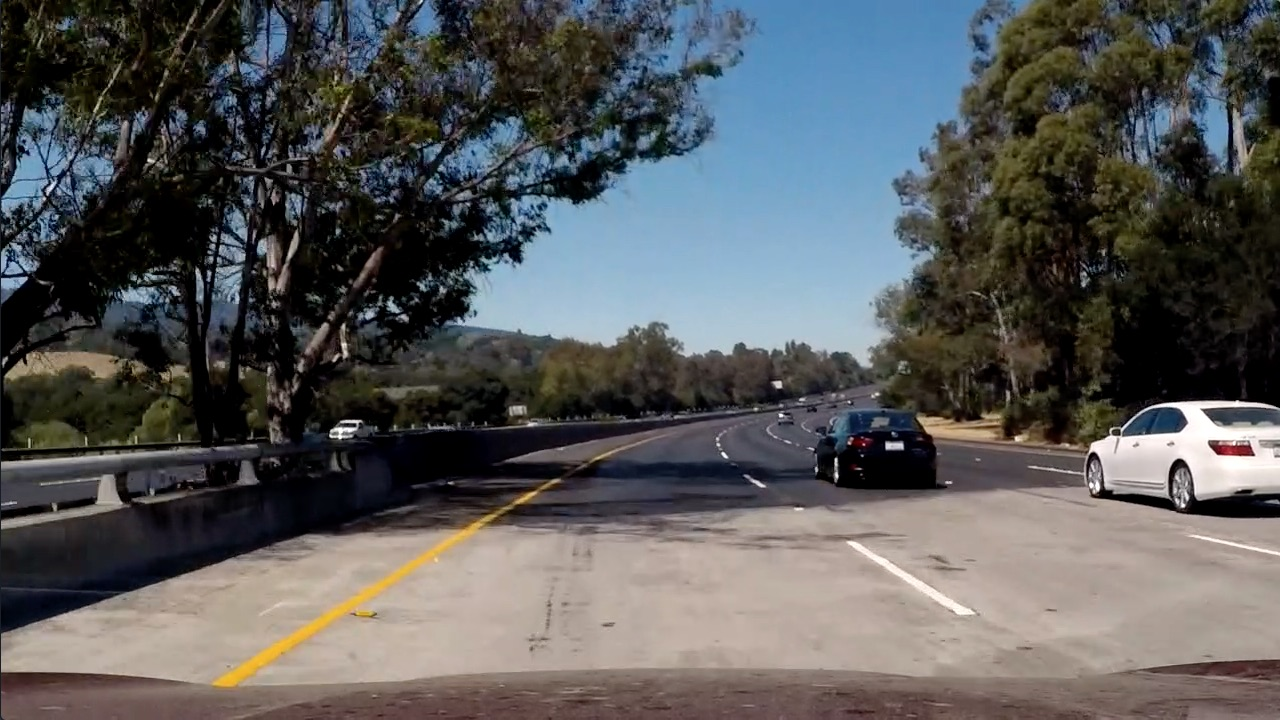
#> input picture test5.jpg, 1280 x 720 px
$ python search_from_prior.py
#> lines starting #> are read from the running program, lines starting #| are printed output that depends on the picture; after the words box and inside, x2 and y2 are one past the last pixel; in counts of white or black regions, pixels touching at a corner belong together
### change_prespective.py
import cv2
import numpy as np
import cv2 as cv
import matplotlib.pyplot as plt
import matplotlib

matplotlib.use('TkAgg')


def warp(img, src_points, desired_points):
    img_size = (img.shape[1], img.shape[0])
    src = np.float32(src_points)
    dst = np.float32(desired_points)
    trasnfer_matrice = cv2.getPerspectiveTransform(src, dst)
    warped = cv.warpPerspective(img, trasnfer_matrice, img_size, flags=cv.INTER_LINEAR)
    return warped


def abs_sobel_thresh(img, orient='x', sobel_kernel=3, thresh=(0, 255)):
    gray = cv.cvtColor(img, cv.COLOR_BGR2GRAY)
    if orient == 'x':
        _sobel = cv.Sobel(gray, cv.CV_64F, 1, 0, ksize=sobel_kernel)
    else:
        _sobel = cv.Sobel(gray, cv.CV_64F, 0, 1, ksize=sobel_kernel)
    abs_sobel = np.absolute(_sobel)
    scaled_sobel = np.uint8(255 * abs_sobel / np.max(abs_sobel))
    s_binary = np.zeros_like(scaled_sobel)
    s_binary[(scaled_sobel > thresh[0]) & (scaled_sobel < thresh[1])] = 1
    return s_binary


def mag_thresh(img, sobel_kernel=3, thresh_mag=(0, 255)):
    gray = cv.cvtColor(img, cv.COLOR_BGR2GRAY)
    x_sobel = cv.Sobel(gray, cv.CV_64F, 1, 0, ksize=sobel_kernel)
    y_sobel = cv.Sobel(gray, cv.CV_64F, 0, 1, ksize=sobel_kernel)
    abs_sobelx = np.absolute(x_sobel)
    abs_sobely = np.absolute(y_sobel)
    magnitude = np.sqrt(np.square(abs_sobelx) + np.square(abs_sobely))
    scaled_magnitude = np.uint8(255 * magnitude / np.max(magnitude))
    s_binary = np.zeros_like(scaled_magnitude)
    s_binary[(scaled_magnitude >= thresh_mag[0]) & (scaled_magnitude <= thresh_mag[1])] = 1
    return s_binary


def dir_thresh(img, sobel_kernel=3, thresh_=(0, np.pi / 2)):
    gray = cv.cvtColor(img, cv.COLOR_BGR2GRAY)
    x_sobel = cv.Sobel(gray, cv.CV_64F, 1, 0, ksize=sobel_kernel)
    y_sobel = cv.Sobel(gray, cv.CV_64F, 0, 1, ksize=sobel_kernel)
    abs_sobelx = np.absolute(x_sobel)
    abs_sobely = np.absolute(y_sobel)
    direction = np.arctan2(abs_sobely, abs_sobelx)
    s_binary = np.zeros_like(direction)
    s_binary[(direction >= thresh_[0]) & (direction <= thresh_[1])] = 1
    return s_binary


def hls_select(_image, thresh=(0, 255)):
    hls = cv.cvtColor(_image, cv.COLOR_BGR2HLS)
    s_channel = hls[:, :, 2]
    binary_output = np.zeros_like(s_channel)
    binary_output[(s_channel >= thresh[0]) & (s_channel <= thresh[1])] = 1
    return binary_output


def binarization(img):
    gradx = abs_sobel_thresh(img, 'x', 5, (40, 100))
    grady = abs_sobel_thresh(img, 'y', 5, (40, 100))
    mag_binary = mag_thresh(img, 5, (40, 100))
    dir_binary = dir_thresh(img, 13, (0.7, 1.3))
    HLS = hls_select(img, (110, 255))
    combined = np.zeros_like(dir_binary)
    combined[((gradx == 1) & (grady == 1)) | ((mag_binary == 1) & (dir_binary == 1)) | HLS == 1] = 1
    return combined

# [38 lines of commented-out code are left out]

### search_from_prior.py
#########################################################################
import matplotlib.pyplot as plt
from change_prespective import*

image = cv.imread(r'test5.jpg')
#> image is the input picture: shape (720, 1280, 3); mean B, G, R 89.8, 89.3, 88.5

source_points = [[735, 475], [1120, 720], [180, 720], [555, 475]]
destination_points = [[1000, 0], [1000, 720], [250, 720], [250, 0]]

binarized_image = binarization(image)
#> in binarization, `gradx = abs_sobel_thresh(img, 'x', 5, (40, 100))`:
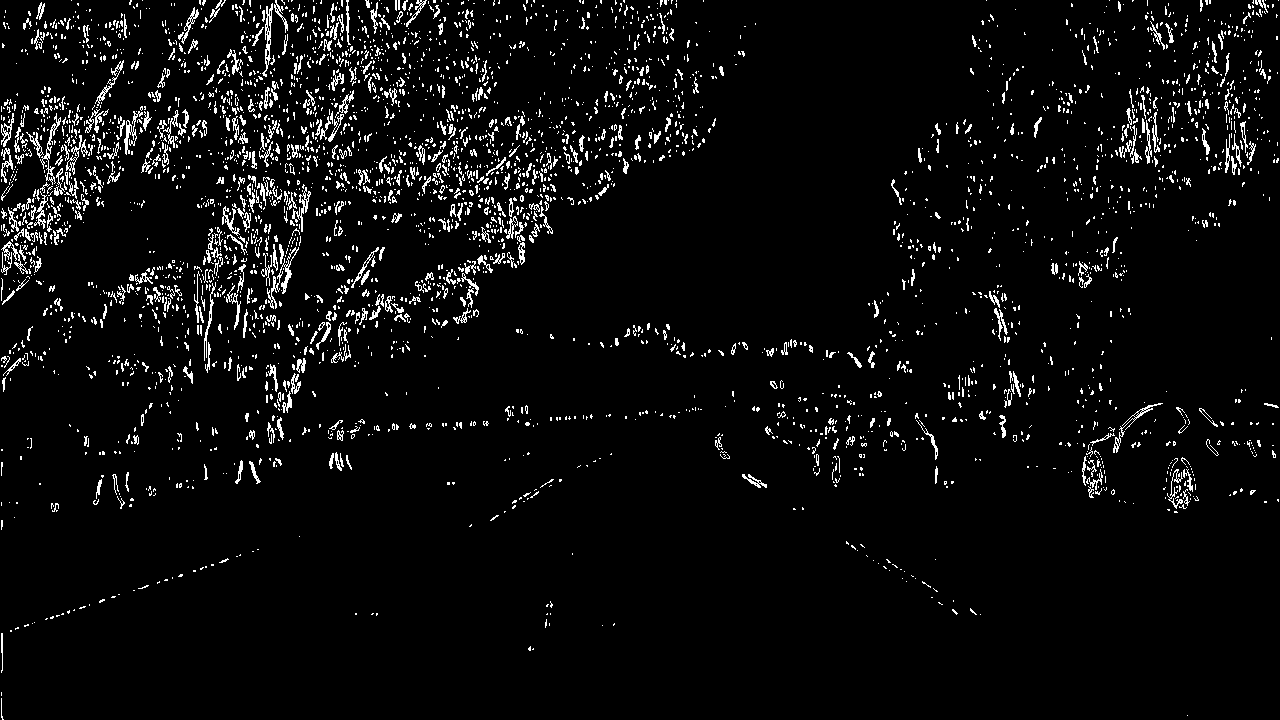
#> gradx: shape (720, 1280); values 0 (black) and 1 (white), 4.8% white in thin lines or dots
#> in hls_select, `s_channel = hls[:, :, 2]`:
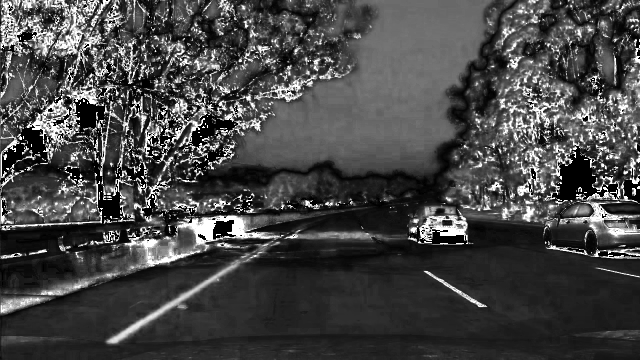
#> s_channel: shape (720, 1280) (shown at 1/2 size); min 0, max 255, mean 70.1
#> binarized_image: shape (720, 1280) float64; values 0 (black) and 1 (white), 20.7% white; 4897 white regions (4203 under 20 px), largest, box (x1, y1, x2, y2) and area: (712, 26, 956, 208) 25786, (0, 0, 210, 226) 12488, (247, 429, 568, 546) 10299
warped_binary = warp(binarized_image, source_points, destination_points)
# cv.imshow('warped binary image', warped_binary)
# cv.waitKey(0)
#########################################################################

# Polynomial fit values from the previous frame
# Make sure to grab the actual values from the previous step in your project!
left_fit = np.array([-3.17896222e-06, -3.84665041e-02,  2.66067728e+02])
right_fit = np.array([-4.65264420e-04,  2.99227551e-01,  1.00540351e+03])


def fit_poly(img_shape, leftx, lefty, rightx, righty):
    ### TO-DO: Fit a second order polynomial to each with np.polyfit() ###
    left_fit = np.polyfit(lefty, leftx, 2)
    right_fit = np.polyfit(righty, rightx, 2)
    # Generate x and y values for plotting
    ploty = np.linspace(0, img_shape[0] - 1, img_shape[0])
    ### TO-DO: Calc both polynomials using ploty, left_fit and right_fit ###
    left_fitx = left_fit[0] * ploty ** 2 + left_fit[1] * ploty + left_fit[2]
    right_fitx = right_fit[0] * ploty ** 2 + right_fit[1] * ploty + right_fit[2]

    return left_fitx, right_fitx, ploty


def search_around_poly(binary_warped):
    # HYPERPARAMETER
    # Choose the width of the margin around the previous polynomial to search
    # The quiz grader expects 100 here, but feel free to tune on your own!
    margin = 80

    # Grab activated pixels
    nonzero = binary_warped.nonzero()
    nonzeroy = np.array(nonzero[0])
    nonzerox = np.array(nonzero[1])

    ### TO-DO: Set the area of search based on activated x-values ###
    ### within the +/- margin of our polynomial function ###
    ### Hint: consider the window areas for the similarly named variables ###
    ### in the previous quiz, but change the windows to our new search area ###
    left_lane_inds = ((nonzerox > (left_fit[0] * (nonzeroy ** 2) + left_fit[1] * nonzeroy +
                                   left_fit[2] - margin)) & (nonzerox < (left_fit[0] * (nonzeroy ** 2) +
                                                                         left_fit[1] * nonzeroy + left_fit[
                                                                             2] + margin)))
    right_lane_inds = ((nonzerox > (right_fit[0] * (nonzeroy ** 2) + right_fit[1] * nonzeroy +
                                    right_fit[2] - margin)) & (nonzerox < (right_fit[0] * (nonzeroy ** 2) +
                                                                           right_fit[1] * nonzeroy + right_fit[
                                                                               2] + margin)))

    # Again, extract left and right line pixel positions
    leftx = nonzerox[left_lane_inds]
    lefty = nonzeroy[left_lane_inds]
    rightx = nonzerox[right_lane_inds]
    righty = nonzeroy[right_lane_inds]

    # Fit new polynomials
    left_fitx, right_fitx, ploty = fit_poly(binary_warped.shape, leftx, lefty, rightx, righty)

    ## Visualization ##
    # Create an image to draw on and an image to show the selection window
    out_img = np.dstack((binary_warped, binary_warped, binary_warped)) * 255
    window_img = np.zeros_like(out_img)
    # Color in left and right line pixels
    out_img[nonzeroy[left_lane_inds], nonzerox[left_lane_inds]] = [255, 0, 0]
    out_img[nonzeroy[right_lane_inds], nonzerox[right_lane_inds]] = [0, 0, 255]

    # Generate a polygon to illustrate the search window area
    # And recast the x and y points into usable format for cv2.fillPoly()
    left_line_window1 = np.array([np.transpose(np.vstack([left_fitx - margin, ploty]))])
    left_line_window2 = np.array([np.flipud(np.transpose(np.vstack([left_fitx + margin,
                                                                    ploty])))])
    left_line_pts = np.hstack((left_line_window1, left_line_window2))
    right_line_window1 = np.array([np.transpose(np.vstack([right_fitx - margin, ploty]))])
    right_line_window2 = np.array([np.flipud(np.transpose(np.vstack([right_fitx + margin,
                                                                     ploty])))])
    right_line_pts = np.hstack((right_line_window1, right_line_window2))

    # Draw the lane onto the warped blank image
    cv2.fillPoly(window_img, np.int_([left_line_pts]), (0, 255, 0))
    cv2.fillPoly(window_img, np.int_([right_line_pts]), (0, 255, 0))
    result = cv2.addWeighted(out_img, 1, window_img, 0.3, 0)

    # Plot the polynomial lines onto the image
    plt.plot(left_fitx, ploty, color='yellow')
    plt.plot(right_fitx, ploty, color='yellow')
    ## End visualization steps ##

    return result


# Run image through the pipeline
# Note that in your project, you'll also want to feed in the previous fits
result = search_around_poly(warped_binary)
#> in search_around_poly, `nonzero = binary_warped.nonzero()`: nonzero = 86822 positions, rows 0 to 719, columns 0 to 1279
#> in search_around_poly, `rightx = nonzerox[right_lane_inds]`: rightx = 17190 values, max 1126 at index 11934, min 926 at index 0, mean 1023.1
#> in search_around_poly, `righty = nonzeroy[right_lane_inds]`: righty = 17190 values from 0 to 688
#> in fit_poly, `left_fit = np.polyfit(lefty, leftx, 2)`: left_fit = [-1.8e-05, -0.031, 266.2]
#> in fit_poly, `right_fit = np.polyfit(righty, rightx, 2)`: right_fit = [-0.000538, 0.337, 1002.6]
#> in fit_poly, `left_fitx = left_fit[0] * ploty ** 2 + left_fit[1] * ploty + left_fit[2]`: left_fitx = 720 values, max 266.2 at index 0, min 234.6 at index 719, mean 252
#> in fit_poly, `right_fitx = right_fit[0] * ploty ** 2 + right_fit[1] * ploty + right_..`: right_fitx = 720 values, max 1055.2 at index 313, min 966.3 at index 719, mean 1030.8
#> in search_around_poly, `left_fitx, right_fitx, ploty = fit_poly(binary_warped.shape, leftx, le..`: ploty = 720 values from 0 to 719
#> in search_around_poly, `out_img[nonzeroy[right_lane_inds], nonzerox[right_lane_inds]] = [0, 0,..`:
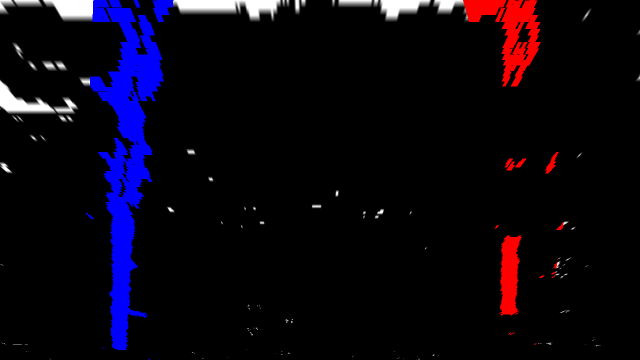
#> out_img: shape (720, 1280, 3) float64 (shown at 1/2 size); mean of channels 0, 1, 2 16.3, 5, 9.8; drawn as B, G, R
#> in search_around_poly, `left_line_window1 = np.array([np.transpose(np.vstack([left_fitx - marg..`: left_line_window1 = 720 pairs, first value 154.6 to 186.2, second value 0 to 719
#> in search_around_poly, `left_line_window2 = np.array([np.flipud(np.transpose(np.vstack([left_f..`: left_line_window2 = 720 pairs, first value 314.6 to 346.2, second value 0 to 719
#> in search_around_poly, `left_line_pts = np.hstack((left_line_window1, left_line_window2))`: left_line_pts = 1440 pairs, first value 154.6 to 346.2, second value 0 to 719
#> in search_around_poly, `right_line_window1 = np.array([np.transpose(np.vstack([right_fitx - ma..`: right_line_window1 = 720 pairs, first value 886.3 to 975.2, second value 0 to 719
#> in search_around_poly, `right_line_window2 = np.array([np.flipud(np.transpose(np.vstack([right..`: right_line_window2 = 720 pairs, first value 1046.3 to 1135.2, second value 0 to 719
#> in search_around_poly, `right_line_pts = np.hstack((right_line_window1, right_line_window2))`: right_line_pts = 1440 pairs, first value 886.3 to 1135.2, second value 0 to 719

# View your output
plt.imshow(result)
plt.show()
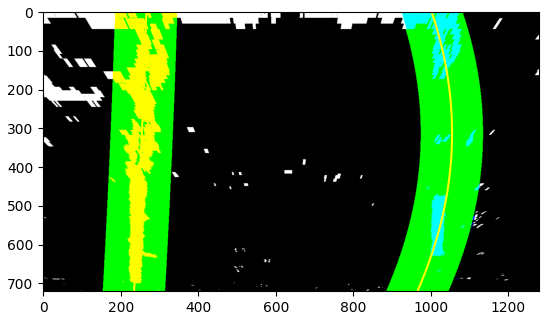
#> figure drawn by matplotlib, 1 panel

$ run again, with test1.jpg copied over test5.jpg
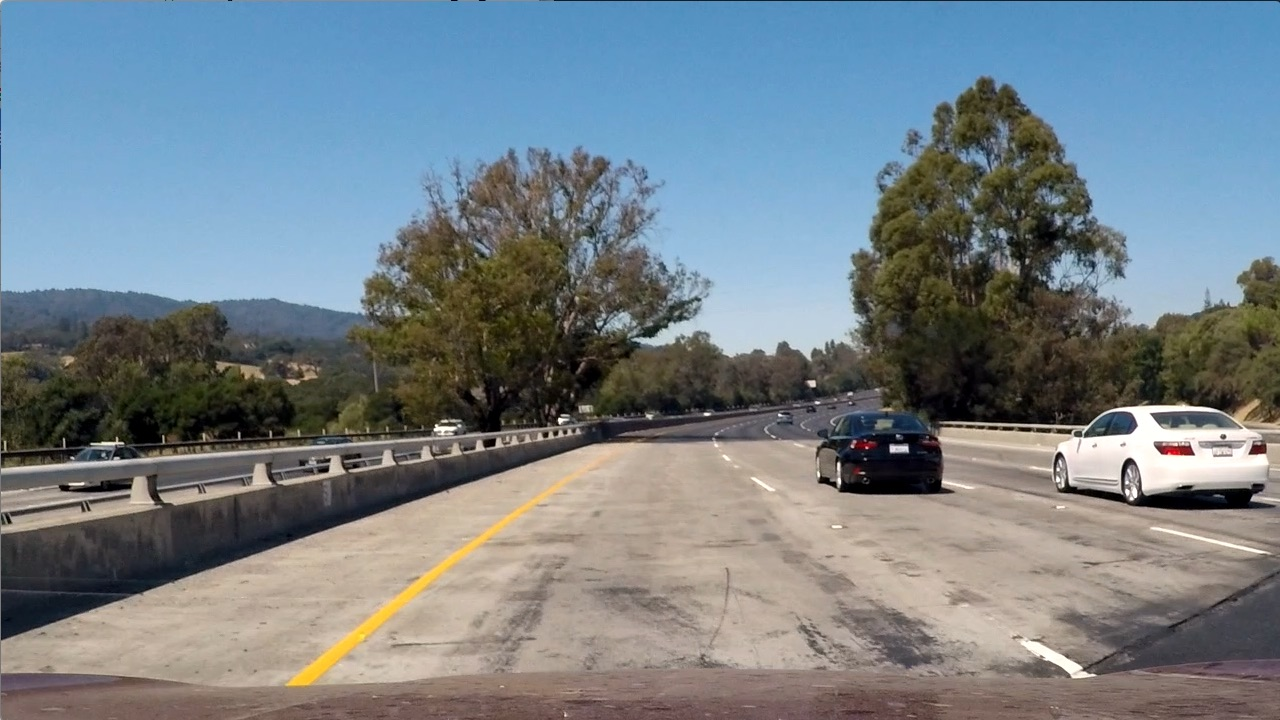
#> input picture test1.jpg, 1280 x 720 px
#> image is the input picture: shape (720, 1280, 3); mean B, G, R 135.5, 128.7, 117.5
#> in binarization, `gradx = abs_sobel_thresh(img, 'x', 5, (40, 100))`:
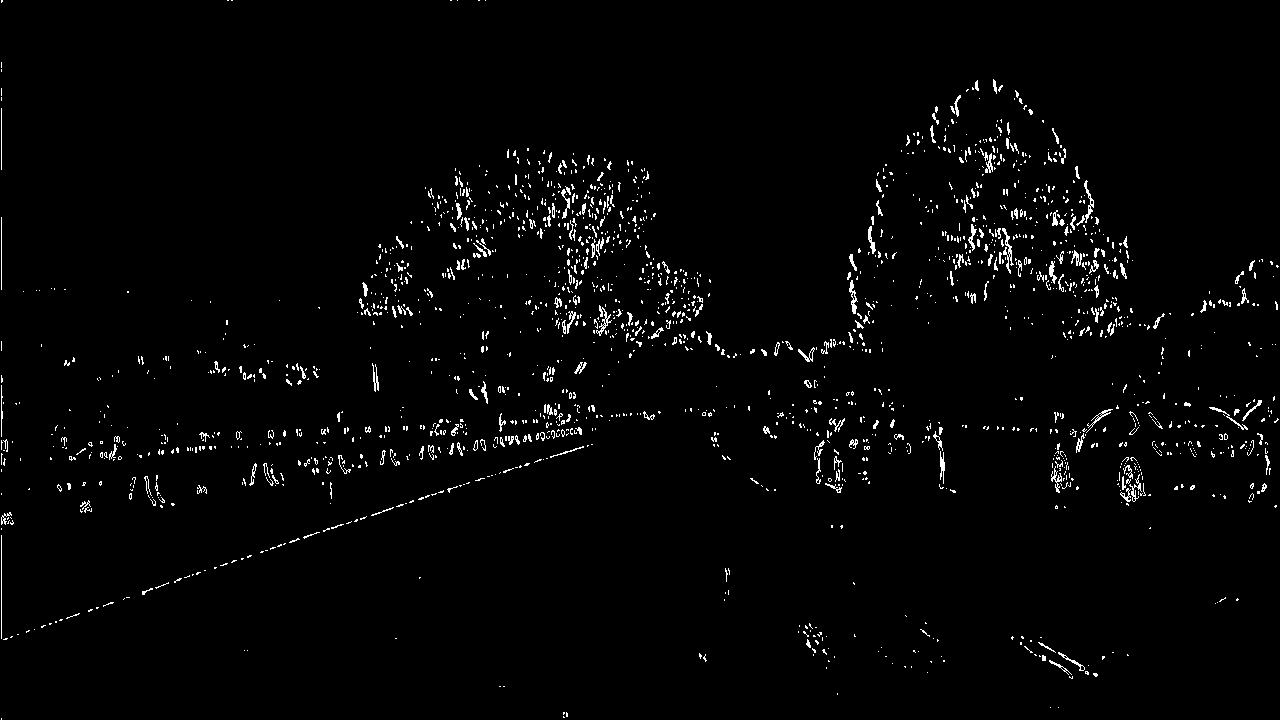
#> gradx: shape (720, 1280); values 0 (black) and 1 (white), 2% white in thin lines or dots
#> grady: shape (720, 1280); values 0 (black) and 1 (white), 3.6% white in thin lines or dots
#> mag_binary: shape (720, 1280); values 0 (black) and 1 (white), 5.7% white in thin lines or dots
#> dir_binary: shape (720, 1280) float64; values 0 (black) and 1 (white), 39.3% white in thin lines or dots
#> hls: shape (720, 1280, 3); mean of channels 0, 1, 2 60.2, 126.7, 74.4
#> HLS: shape (720, 1280); values 0 (black) and 1 (white), 35.5% white; 1342 white regions (1150 under 20 px), largest, box (x1, y1, x2, y2) and area: (0, 0, 1280, 308) 288534, (1056, 405, 1268, 489) 6578, (286, 447, 619, 687) 5269
#> binarized_image: shape (720, 1280) float64; values 0 (black) and 1 (white), 37.2% white; 3632 white regions (3307 under 20 px), largest, box (x1, y1, x2, y2) and area: (0, 0, 1280, 309) 288739, (1054, 399, 1269, 494) 6943, (285, 447, 619, 687) 5276
#> nonzero = 53483 positions, rows 0 to 718, columns 0 to 1279
#> rightx = 10310 values, max 1083 at index 199, min 913 at index 10239, mean 1041.3
#> righty = 10310 values from 1 to 713
#> left_fit = [6.79e-05, -0.0774, 319.4]
#> right_fit = [4.38e-05, -0.0961, 1059.1]
#> in fit_poly, `left_fitx = left_fit[0] * ploty ** 2 + left_fit[1] * ploty + left_fit[2]`: left_fitx = 720 values, max 319.4 at index 0, min 297.3 at index 570, mean 303.3
#> in fit_poly, `right_fitx = right_fit[0] * ploty ** 2 + right_fit[1] * ploty + right_..`: right_fitx = 720 values, max 1059.1 at index 0, min 1012.6 at index 719, mean 1032.1
#> in search_around_poly, `left_fitx, right_fitx, ploty = fit_poly(binary_warped.shape, leftx, le..`: ploty = 720 values from 0 to 719
#> left_line_window1 = 720 pairs, first value 217.3 to 239.4, second value 0 to 719
#> left_line_window2 = 720 pairs, first value 377.3 to 399.4, second value 0 to 719
#> left_line_pts = 1440 pairs, first value 217.3 to 399.4, second value 0 to 719
#> right_line_window1 = 720 pairs, first value 932.6 to 979.1, second value 0 to 719
#> right_line_window2 = 720 pairs, first value 1092.6 to 1139.1, second value 0 to 719
#> right_line_pts = 1440 pairs, first value 932.6 to 1139.1, second value 0 to 719
#> `plt.show()`:
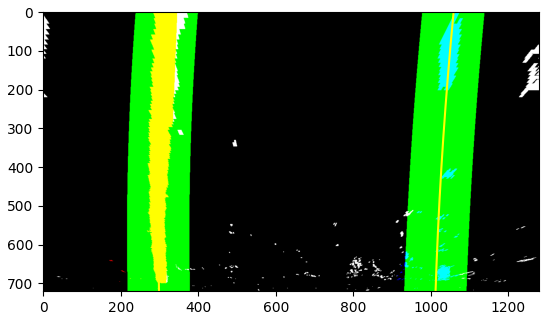
#> figure drawn by matplotlib, 1 panel
